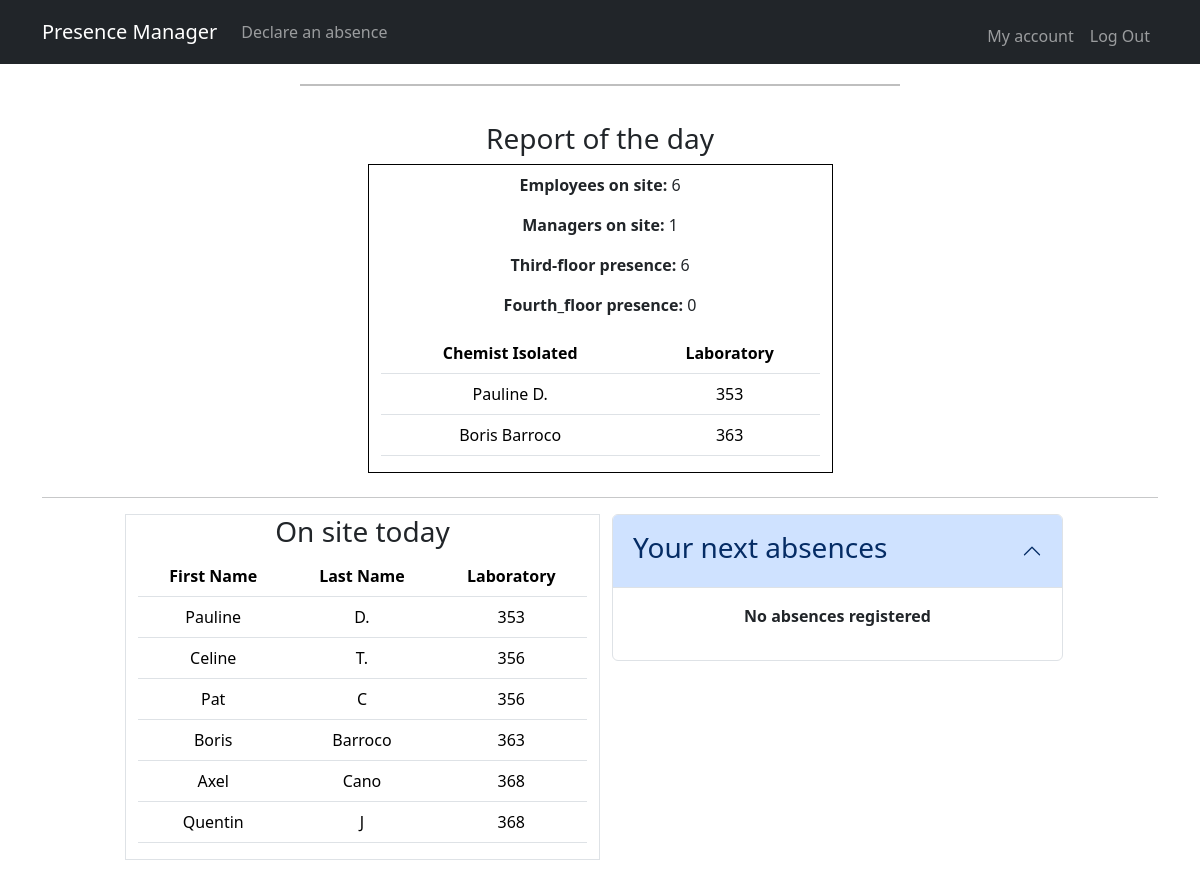
/ (signed in), run on the app's committed database.
### models.py (models this page shows)
class User(Base):
    __tablename__ = 'users'
    id = Column(Integer, primary_key=True, autoincrement=True)
    last_name = Column(String(50), nullable=False)
    first_name = Column(String(50), nullable=False)
    laboratory = Column(String(100), nullable=False)
    login = Column(String(100), unique=True, nullable=False)
    password = Column(String(100), nullable=False)
    status = Column(String(50))
    absences = relationship('Absence', back_populates='user')

### app.py (the view, shortened to what this page needs)
@app.route("/", methods=["GET", "POST"])
@login_required
def index():
    today = datetime.now().date()
    absences = db.query(Absence).filter_by(user_id=session["user_id"]).all()
    subquery = db.query(Absence.user_id).filter_by(date=today).subquery()
    presents = db.query(User).filter(~User.id.in_(subquery)).order_by(User.laboratory).all()
    count = {
        "all": len(presents),
        "managers":0,
        "third_floor":0,
        "fourth_floor":0
    }
    laboratory_count = {}
    critical_labs = []
    isolation = {}
    for present in presents:
        if present.status == "manager":
            count["managers"] += 1
        if present.laboratory.startswith("3"):
            count["third_floor"] += 1
        elif present.laboratory.startswith("4"):
            count["fourth_floor"] += 1
        if present.laboratory in laboratory_count:
            laboratory_count[present.laboratory] += 1
        else:
            laboratory_count[present.laboratory] = 1
    for lab, number in laboratory_count.items():
        if number == 1:
            critical_labs.append(lab)
    for lab in critical_labs:
        for present in presents:
            if present.laboratory == lab:
                isolation[lab] = present.first_name + " " + present.last_name
    return render_template("index.html", absences=absences, presents=presents, count=count, isolation=isolation)

### app.py (called while the page is built)
@app.after_request
def after_request(response):
    response.headers["Cache-Control"] = "no-cache, no-store, must-revalidate"
    response.headers["Expires"] = 0
    response.headers["Pragma"] = "no-cache"
    return response

### helpers.py (called while the page is built)
def login_required(f):
    @wraps(f)
    def decorated_function(*args, **kwargs):
        if session.get("user_id") is None:
            return redirect("/login")
        return f(*args, **kwargs)
    return decorated_function

### templates/index.html (shortened to what this page needs)
{% extends "layout.html" %}
{% block main %}
  <h3>Report of the day</h3>
  <div class="container col-xl-5 text-center border border-black mb-4 pt-2">
    <p><b>Employees on site: </b>{{ count["all"] }}</p>
    <p><b>Managers on site: </b>{{ count["managers"] }}</p>
    <p><b>Third-floor presence: </b>{{ count["third_floor"] }}</p>
    <p><b>Fourth_floor presence: </b>{{ count["fourth_floor"] }}</p>
    <table class="table">
      <thead>
        <tr>
          <th>Chemist Isolated</th> <th>Laboratory</th>
        </tr>
        {% if isolation %}
      </thead>
      <tbody>
        {% for lab in isolation %}
        <tr><td>{{ isolation[lab] }}</td><td>{{ lab }}</td></tr>
        {% endfor %}
      </tbody>
    </table>
    {% endif %}
  </div>
<hr>
<div class="row justify-content-center">
  <div class="col-xl-5 border">
    <h3>On site today</h3>
    <table class="table">
      <thead>
        <tr>
          <th scope="col">First Name</th>
          <th scope="col">Last Name</th>
          <th scope="col">Laboratory</th>
        </tr>
      </thead>
      <tbody>
        {% for present in  presents %}
        <tr>
          <td>{{ present.first_name }}</td>
          <td>{{ present.last_name }}</td>
          <td>{{ present.laboratory }}</td>
        </tr>
        {% endfor %}
      </tbody>
    </table>
  </div>
  <div class="col-xl-5 mb-5">
    <div class="accordion" id="accordionExample">
      <div class="accordion-item">
        <h2 class="accordion-header">
          <button class="accordion-button" type="button" data-bs-toggle="collapse" data-bs-target="#collapseOne" aria-expanded="true" aria-controls="collapseOne">
            <h3>Your next absences</h3>
          </button>
        </h2>
        <div id="collapseOne" class="accordion-collapse collapse show" data-bs-parent="#accordionExample">
          <div class="accordion-body">
            {% if absences %}
            <table class="table">
              <thead>
                <tr>
                  <th>Year</th> <th>Month</th> <th>Day</th>
                </tr>
              </thead>
              <tbody>
                {% for absence in absences %}
                <tr><td>{{ absence.date.year }}</td><td>{{ absence.date.month }}</td><td>{{ absence.date.day }}</td>
                <td><form action="/" method="post"><input type="hidden" name="absence_id" value="{{ absence.id }}"><button class="btn btn-primary" type="submit">delete</button></form></td>
                </tr>
                {% endfor %}
              </tbody>
            </table>
            {% else %}
            <p><b>No absences registered</b></p>
            {% endif %}
          </div>
        </div>
      </div>
    </div>
  </div>
</div>
{% endblock %}

### templates/layout.html (shortened to what this page needs)
<!DOCTYPE html>
<html lang="en">
    <head>
        <link href="https://cdn.jsdelivr.net/npm/bootstrap@5.3.3/dist/css/bootstrap.min.css" rel="stylesheet">
        <link href="/static/styles.css" rel="stylesheet">
    </head>
    <body>
        <nav class="navbar navbar-expand-lg navbar-dark bg-dark">
            <div class="container">
                <a class="navbar-brand" href="/">Presence Manager</a>
                <div class="collapse navbar-collapse" id="navbarSupportedContent">
                    {% if session["user_id"] %}
                        <ul class="navbar-nav me-auto mb-2 mb-lg-0">
                            <li class="nav-item">
                             <a class="nav-link {% if request.path == '/declare' %}active{% endif %}" aria-current="page" href="/declare">Declare an absence</a>
                            </li>
                        </ul>
                        <ul class="navbar-nav ms-auto mt-2">
                            <li class="nav-item"><a class="nav-link {% if request.path == '/account' %}active{% endif %}" href="/account">My account</a></li>
                            <li class="nav-item"><a class="nav-link" href="/logout">Log Out</a></li>
                        </ul>
                    {% else %}
                        <ul class="navbar-nav ms-auto mt-2">
                            <li class="nav-item active"><a class="nav-link {% if request.path == '/register' %}active{% endif %}" href="/register">Register</a></li>
                            <li class="nav-item"><a class="nav-link {% if request.path == '/login' %}active{% endif %}" href="/login">Log In</a></li>
                        </ul>
                    {% endif %}
                </div>
            </div>
          </nav>
        <hr id="nav_separator">
        <main class="container py-3 text-center">
            {% block main %}{% endblock %}
        </main>
    </body>
</html>

### static/styles.css (style rules this page uses)
#nav_separator { border: none; border-top: 2px solid black; width: 50%; min-width: 400px; margin: 20px auto; }

### data on the page
User: laboratory "Pauline D.", laboratory "353", first_name "Pauline", last_name "D."
User: laboratory "Boris Barroco", laboratory "363", first_name "Boris", last_name "Barroco"
User: first_name "Celine", last_name "T.", laboratory "356"
User: first_name "Pat", last_name "C", laboratory "356"
User: first_name "Axel", last_name "Cano", laboratory "368"
User: first_name "Quentin", last_name "J", laboratory "368"

### other printed values
{{ count["all"] }} "6"
{{ count["managers"] }} "1"
{{ count["third_floor"] }} "6"
{{ count["fourth_floor"] }} "0"
